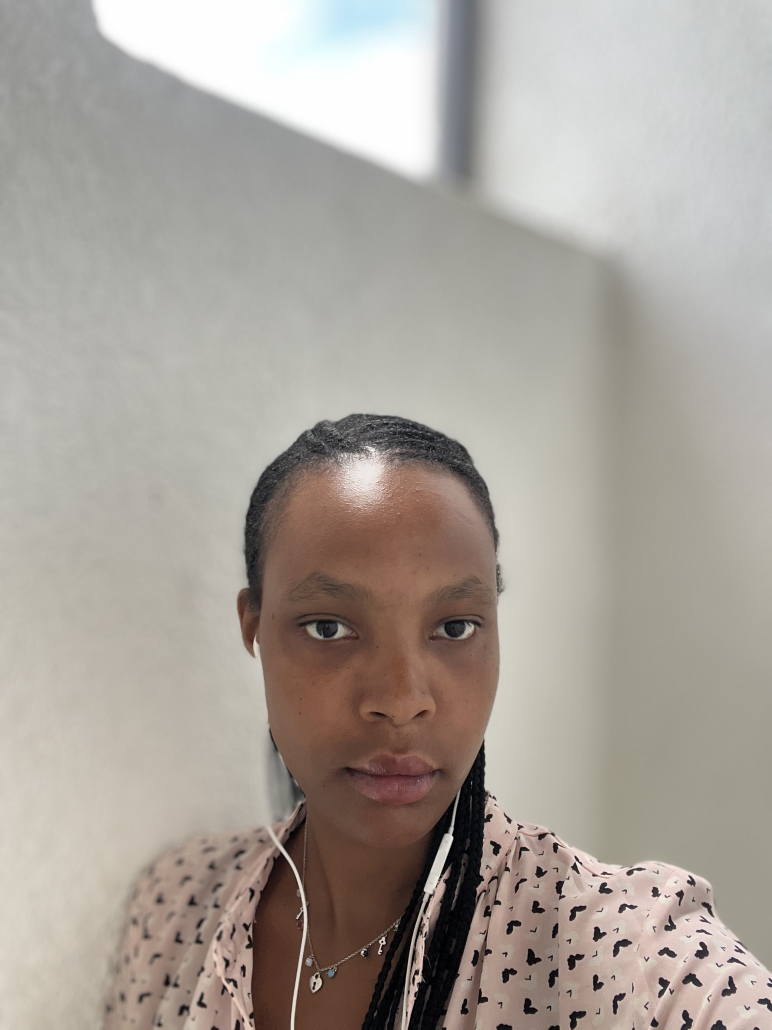
#> input picture data/images/belyse/neutral.jpg, 2316 x 3088 px (shown at 1/3 size)
$ python -i image_features.py   (imports and definitions only)
#> lines starting #> are read from the running program, lines starting #| are printed output that depends on the picture
from pathlib import Path

import cv2
import numpy as np
import pandas as pd

IMAGE_EXTS = {".jpg", ".jpeg", ".png"}
EXPRESSIONS = ["neutral", "smiling", "surprised"]
FACE_SIZE = 112
EMBEDDING_SIZE = 128

MODELS_DIR = Path(__file__).resolve().parent.parent / "models"
# YuNet finds the face and its landmarks; SFace turns an aligned face into a 128-number embedding.
# [1 line that did not run here, left out]
# [1 line that did not run here, left out]


def load_image(path, max_side=800):
#> called with path = '../data/images/belyse/neutral.jpg', max_side = 800
    img = cv2.imread(str(path))
#> img is the input picture: shape (3088, 2316, 3); mean B, G, R 154.3, 161.8, 168.9
    if img is None:
        raise ValueError(f"Could not read image: {path}")
    h, w = img.shape[:2]
#> h = 3088; w = 2316
    scale = max_side / max(h, w)
#> scale = 0.259
    if scale < 1:
        img = cv2.resize(img, (int(w * scale), int(h * scale)), interpolation=cv2.INTER_AREA)
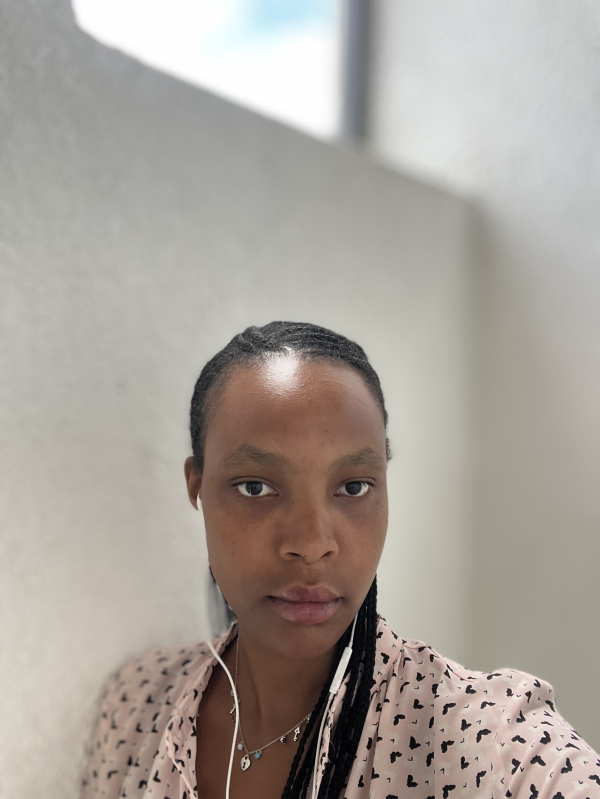
#> img: shape (799, 600, 3); mean B, G, R 154.3, 161.8, 168.9
    return img


def detect_face(img):
    """Aligned 112x112 crop of the most confident face (eyes levelled using the landmarks).

    Falls back to a centre crop if no face is found.
    """
    h, w = img.shape[:2]
#> h = 799; w = 600
#> (the run stopped early here; a loop or call above may not have finished)
